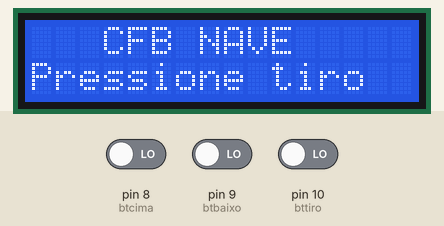
This sketch was run on a simulated Arduino Uno, built with avr-gcc and run on an emulated ATmega328P. Shown: 16×2 character LCD. The inputs (shaded band) are chosen by the test bench; at power-on: pin 10 (bttiro) LOW, pin 9 (btbaixo) LOW, pin 8 (btcima) LOW. Random numbers use the default seed unless the sketch sets one.

Above: at 1.2 s.
1.3 s: pin 10 (bttiro) driven HIGH
At 2.9 s:
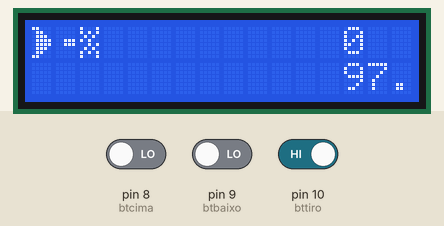
3.1 s: pin 10 (bttiro) driven LOW
At 3.4 s:
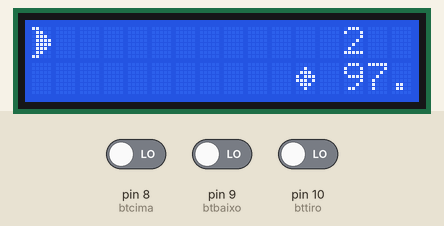
5.0 s: pin 9 (btbaixo) driven HIGH
At 7.7 s:
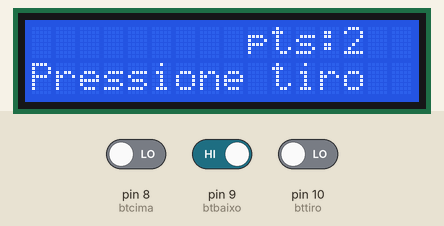
8.0 s: pin 10 (bttiro) driven HIGH
At 8.05 s:
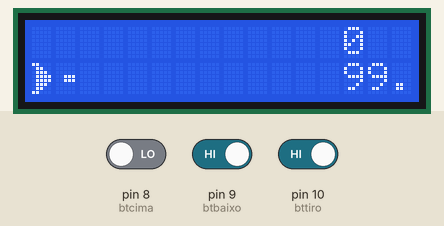
11.0 s: pin 8 (btcima) driven HIGH and pin 9 (btbaixo) driven LOW and pin 10 (bttiro) driven LOW
At 11.7 s:
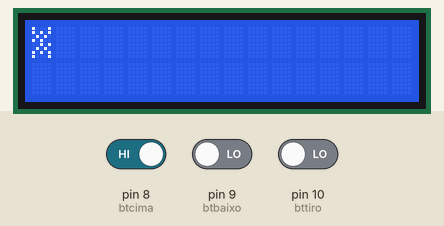
Timing chart, 0 to 13.8 s (numbered marks = the images above; inputs shaded):
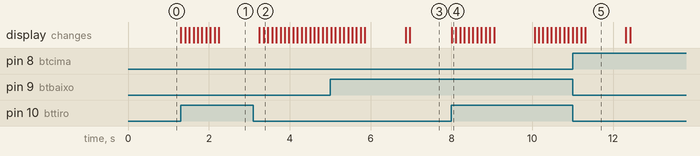

The sketch:

Aula-37.ino
```cpp
#include <LiquidCrystal.h>

#define btcima 8
#define btbaixo 9
#define bttiro 10

LiquidCrystal lcd(7,6,5,4,3,2);

int vel=100;
int pxnave,pynave,pxaste,pyaste,pxenergia,pyenergia,pxtiro,pytiro;
bool game,vtiro,vpilha;
int pontos;
double venergia;
int vtela;

byte nave[8]={B11000,B01100,B01110,B01111,B01111,B01110,B01100,B11000};
byte asteroide[8]={B00000,B00100,B01110,B10111,B11101,B01110,B00100,B00000};
byte explosao[8]={B10001,B10101,B01010,B10100,B00101,B01010,B10101,B10001};
byte energia[8]={B01110,B11011,B10001,B10101,B10101,B10101,B10001,B11111};
byte tiro[8]={B00000,B00000,B00000,B00111,B00111,B00000,B00000,B00000};

void setup() {
  pxnave=pynave=pyaste=pontos=pxenergia=pyenergia=pytiro=0;
  pxtiro=-1;
  pxaste=12;
  venergia=100;
  vtela=0;
  lcd.createChar(1,nave);
  lcd.createChar(2,asteroide);
  lcd.createChar(3,explosao);
  lcd.createChar(4,energia);
  lcd.createChar(5,tiro);
  lcd.begin(16,2);
  lcd.clear();
  game=false;
  vtiro=vpilha=false;
}

void loop(){
  if(game){
    venergia-=0.25;
    lcd.clear();
    painel(13);
    if(digitalRead(btcima)==1){
      pynave=0;
    }
    if(digitalRead(btbaixo)==1){
      pynave=1;
    }
    if(digitalRead(bttiro)==1){
      pxtiro=1;
      vtiro=true;
      pytiro=pynave;
    }
    pxaste-=1;
    desenhaNave(pxnave,pynave);
    desenhaAsteroide(pxaste,pyaste);
    if(vtiro){
      desenhaTiro(pxtiro,pytiro);
      pxtiro+=1;
    }
    if(pxaste<0){
      pxaste=12;
      pyaste=random(0,2);
    }
    if(pxtiro>16){
      vtiro=false;
      pxtiro=-1;
    }
    if(((pxtiro==pxaste+1)&&(pytiro==pyaste))||((pxtiro==pxaste)&&(pytiro==pyaste))){
      vtiro=false;
      pxtiro=-1;
      desenhaExplosaoAsteroide(pxaste,pyaste);
      pyaste=random(0,2);
      pxaste=12;
      pontos+=2;
    }
    if(((pxnave==pxaste)&&(pynave==pyaste))){
      game=0;
      desenhaExplosaoNave(pxnave,pyaste);
      vtela=2;
    }
    if(!vpilha){
      if(random(0,60)>58){
        pxenergia=12;
        vpilha=true;
        pyenergia=random(0,2);
      }
    }else{
      pxenergia-=1;
      desenhaEnergia(pxenergia,pyenergia);
      if(((pxnave==pxenergia+1)&&(pynave==pyenergia))||((pxnave==pxenergia)&&(pynave==pyenergia))){
        vpilha=false;
        pxenergia=-1;
        venergia=100;
      }
    }
    delay(vel);
  }else{
    tela(vtela);
    if(digitalRead(bttiro)==1){
      reset();
    }
  }

}

void desenhaNave(int px, int py){
  lcd.setCursor(px,py);
  lcd.write(1);
}
void desenhaAsteroide(int px, int py){
  lcd.setCursor(px,py);
  lcd.write(2);
}
void desenhaEnergia(int px, int py){
  lcd.setCursor(px,py);
  lcd.write(4);
}
void desenhaTiro(int px, int py){
  lcd.setCursor(px,py);
  lcd.write(5);
}
void desenhaExplosaoNave(int px, int py){
  lcd.clear();
  lcd.setCursor(px,py);
  lcd.write(3);
  delay(1000);
  lcd.clear();
}
void desenhaExplosaoAsteroide(int px, int py){
  lcd.setCursor(px,py);
  lcd.write(3);
  delay(1000);
  lcd.clear();
}
void reset(){
  pontos=0;
  venergia=100;
  game=true;
  vtela=0;
}
void painel(int px){
  lcd.setCursor(px,0);
  lcd.print(pontos);
  lcd.setCursor(px,1);
  lcd.print(venergia);
}
void tela(int cond){//0=TelaInicial  |  1=Ganhou  |  2=Perdeu
  if(cond<1){
    lcd.setCursor(3,0);
    lcd.print("CFB NAVE");
    lcd.setCursor(0,1);
    lcd.print("Pressione tiro");
  }else{
    char txt[6]={(cond>1 ? "PERDEU" : "GANHOU")};
    lcd.setCursor(9,0);
    lcd.print("pts:");
    lcd.setCursor(13,0);
    lcd.print(pontos);
    lcd.setCursor(1,0);
    lcd.print(txt);
    lcd.setCursor(0,1);
    lcd.print("Pressione tiro");
  }
}
```

Measured:
- after the input at 1.3 s, the display: first changes at once (image 1 shows a later state)
- after the input at 8.0 s, the display: changes at once (image 4)
- what the display in image 5 shows lasts 1.0 s, from 11.3 s to 12.3 s
